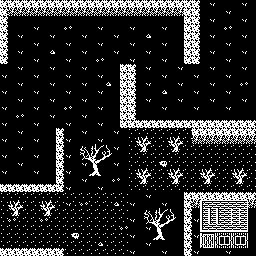

Tiled map render using the project's own tile images. Description and the whole map definition, tile-layer contents included, below:
An orthogonal 32x32 tile map with 8x8 px tiles, 1 tile layer (Tilelaag 1), 2 tilesets.

<map version="1.0" tiledversion="1.0.2" orientation="orthogonal" renderorder="right-down" width="32" height="32" tilewidth="8" tileheight="8" nextobjectid="1">
 <tileset firstgid="1" name="small Tiles" tilewidth="8" tileheight="8" tilecount="40" columns="10">
  <image source="../smallTiles3.png" width="80" height="32" />
 </tileset>
 <tileset firstgid="41" name="blockset" tilewidth="64" tileheight="64" tilecount="16" columns="4">
  <image source="blockset.png" width="256" height="256" />
 </tileset>
 <layer name="Tilelaag 1" width="32" height="32">
  <data encoding="csv">
12,12,12,12,12,12,12,12,12,12,12,12,12,12,12,12,12,12,12,12,12,12,12,12,12,1,2,1,1,1,2,1,
12,7,7,7,7,7,7,7,7,7,7,7,7,7,7,7,7,7,7,7,7,7,7,12,12,1,1,1,2,1,1,1,
12,1,1,1,1,1,1,1,1,1,1,1,1,1,1,1,1,1,1,1,1,1,1,12,12,1,2,1,1,1,2,1,
12,1,1,1,2,1,1,1,4,1,1,1,2,1,1,1,2,1,1,1,2,1,1,12,12,1,1,1,4,1,1,1,
12,1,2,1,1,1,2,1,1,1,2,1,1,1,2,1,1,1,5,1,1,1,1,12,12,1,2,1,1,1,2,1,
12,1,1,1,2,1,1,1,2,1,1,1,2,1,1,1,2,1,1,1,2,1,1,12,12,1,1,1,2,1,1,1,
12,1,2,1,1,1,5,1,1,1,2,1,1,1,2,1,1,1,2,1,1,1,1,12,12,1,2,1,1,1,2,1,
12,1,1,1,2,1,1,1,2,1,1,1,4,1,1,1,2,1,1,1,2,1,1,12,12,1,1,1,2,1,1,1,
1,1,2,1,1,1,2,1,1,1,2,1,1,1,1,12,12,1,2,1,1,1,2,1,1,1,2,1,1,1,2,1,
2,1,1,1,2,1,1,1,2,1,1,1,2,1,1,12,12,1,1,1,2,1,1,1,2,1,1,1,2,1,1,1,
1,1,2,1,1,1,2,1,1,1,2,1,1,5,1,12,12,1,2,1,1,1,2,1,1,1,2,1,1,1,4,1,
2,1,1,1,2,1,1,1,2,1,1,1,2,1,1,12,12,1,1,1,5,1,1,1,2,1,1,1,2,1,1,1,
1,1,2,1,1,1,2,1,1,1,2,1,1,1,1,12,12,1,2,1,1,1,2,1,1,1,2,1,1,1,2,1,
2,1,1,1,2,1,1,1,4,1,1,1,2,1,1,12,12,1,1,1,2,1,1,1,2,1,1,1,2,1,1,1,
1,1,4,1,1,1,2,1,1,1,2,1,1,1,1,12,12,1,1,1,1,1,1,1,1,1,1,1,1,1,1,1,
2,1,1,1,2,1,1,1,2,1,1,1,2,1,1,12,12,12,12,12,12,12,12,12,12,12,12,12,12,12,12,12,
1,1,2,1,1,1,1,12,1,1,2,1,1,1,2,1,3,3,3,3,3,3,3,3,12,12,12,12,12,12,12,12,
2,1,1,1,2,1,1,12,2,1,1,1,2,1,1,1,3,25,27,3,3,25,27,3,7,7,7,7,7,7,7,7,
1,1,2,1,1,1,1,12,1,1,13,15,19,23,2,1,3,26,28,3,3,26,28,3,3,3,3,3,3,3,3,3,
2,1,1,1,2,1,1,12,2,1,14,16,20,24,1,1,3,3,3,3,3,3,3,3,3,3,3,3,3,3,3,3,
1,1,2,1,1,1,1,12,1,1,2,17,21,1,2,1,3,3,3,3,6,3,3,3,3,3,3,3,3,3,3,3,
2,1,1,1,2,1,1,12,2,1,1,18,22,1,1,1,3,25,27,3,3,25,27,3,3,25,27,3,3,25,27,3,
1,1,1,1,1,1,1,12,1,1,2,1,1,1,4,1,3,26,28,3,3,26,28,3,3,26,28,3,3,26,28,3,
12,12,12,12,12,12,12,12,2,1,1,1,2,1,1,1,3,3,3,3,3,3,3,3,3,3,3,3,3,3,3,3,
3,3,3,3,3,3,3,3,3,3,3,3,3,3,3,3,1,1,2,1,1,1,1,12,12,12,12,12,12,12,12,12,
3,25,27,3,3,25,27,3,2,3,4,3,3,3,5,3,2,1,1,1,2,1,1,12,7,39,38,38,38,38,37,7,
3,26,28,3,3,26,28,3,3,3,3,3,3,3,3,3,1,1,13,15,19,23,1,12,1,40,40,40,36,36,36,1,
3,4,3,3,3,4,3,3,3,3,3,3,3,3,3,3,2,1,14,16,20,24,1,12,2,40,40,40,36,36,36,1,
3,3,3,3,3,3,3,3,3,3,3,3,3,3,3,4,1,1,2,17,21,1,1,12,1,33,34,34,34,34,35,1,
3,3,3,3,3,3,3,3,3,6,3,3,3,3,3,3,2,1,1,18,22,1,1,12,2,29,30,31,32,31,32,1,
3,3,3,3,3,3,3,3,3,3,3,3,5,3,3,3,1,1,2,1,1,1,1,12,1,8,9,10,11,10,11,1,
12,12,12,12,12,12,12,12,3,3,3,3,3,3,3,3,2,1,1,1,2,1,1,12,2,1,1,1,2,1,1,1
</data>
 </layer>
</map>
